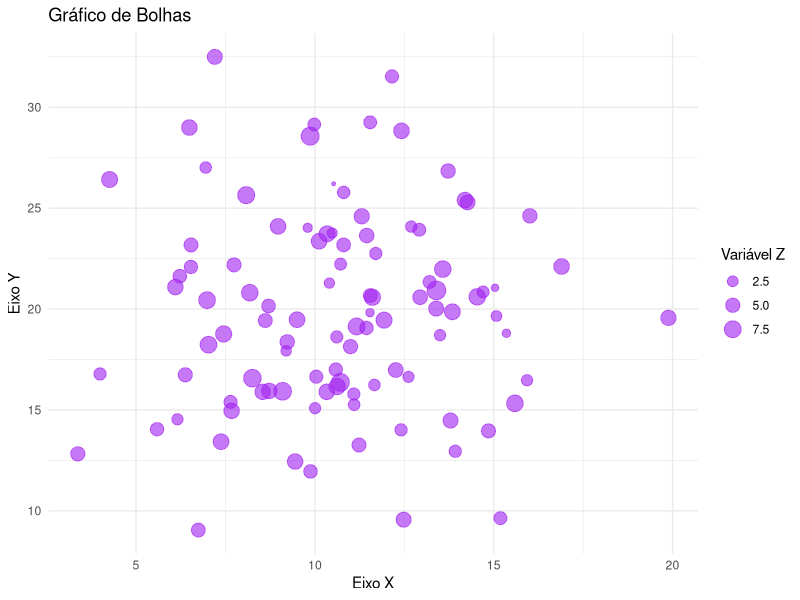

This figure's R source:
# Simular dados com três variáveis
dados <- data.frame(
  x = stats::rnorm(100, 10, 3),
  y = stats::rnorm(100, 20, 5),
  z = abs(stats::rnorm(100, 5, 2)) # Tamanho da bolha (positivo)
)

# Gráfico de bolhas
ggplot2::ggplot(dados, ggplot2::aes(x = x, y = y, size = z)) +
  ggplot2::geom_point(alpha = 0.6, color = "purple") +
  ggplot2::labs(title = "Gráfico de Bolhas",
                x = "Eixo X", y = "Eixo Y", size = "Variável Z") +
  ggplot2::theme_minimal()
